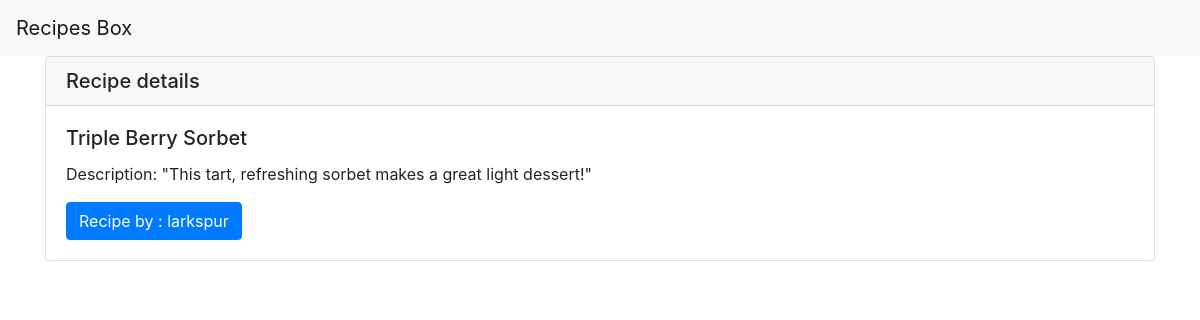
The page /recipe/4 on the database its author committed.
### recipe/models.py (models this page shows, shortened)
class Recipe(models.Model):
    author = models.ForeignKey(Author, on_delete=models.CASCADE)
    title = models.CharField(max_length=50)
    description = models.TextField()
    time_required = models.CharField(max_length=30)
    instructions = models.TextField(default="Instruction coming soon.")

class Author(models.Model):
    name = models.CharField(max_length=30)
    bio = models.TextField()
    def __str__(self):
        return self.name

### recipe/views.py (the view)
# urls.py: path('recipe/<int:recipe_id>', views.recipe_detail, name="recipe_detail"),
def recipe_detail(request, recipe_id):
    recipe = get_object_or_404(Recipe, pk=recipe_id)
    return render(request, 'recipe/recipeDetail.html', {'recipe': recipe})

### recipe/templates/recipe/recipeDetail.html
{% extends 'base.html' %} {% block content %}
<div class="card">
  <h5 class="card-header">Recipe details</h5>
  <div class="card-body">
    <h5 class="card-title">{{ recipe.title }}</h5>
    <p class="card-text">
      Description: {{ recipe.description }}
    </p>
    <a
      href="{% url 'recipes:authorDetail' recipe.author.id %}"
      class="btn btn-primary"
      >Recipe by : {{ recipe.author }}</a
    >
  </div>
</div>
{% endblock %}

### rows shown on the page
Recipe: title "Triple Berry Sorbet", description "\"This tart, refreshing sorbet makes a great light dessert!\"", author "larkspur"
